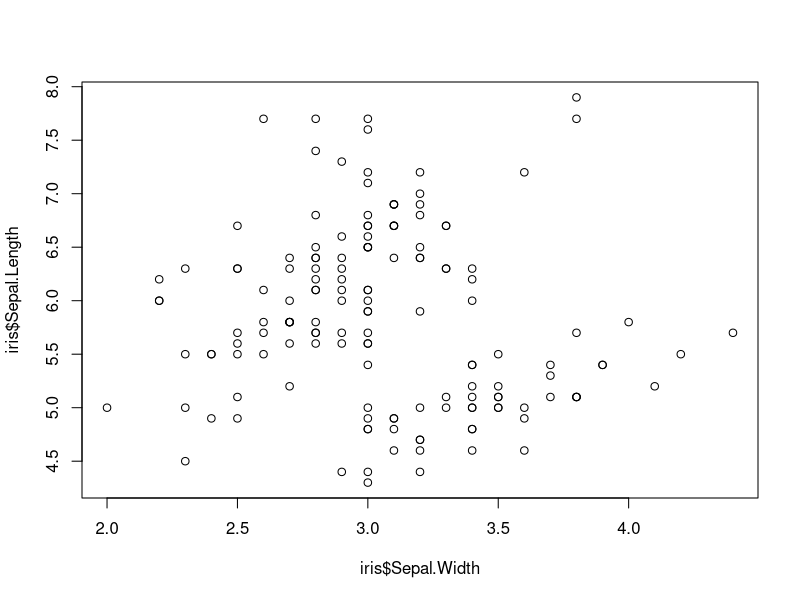
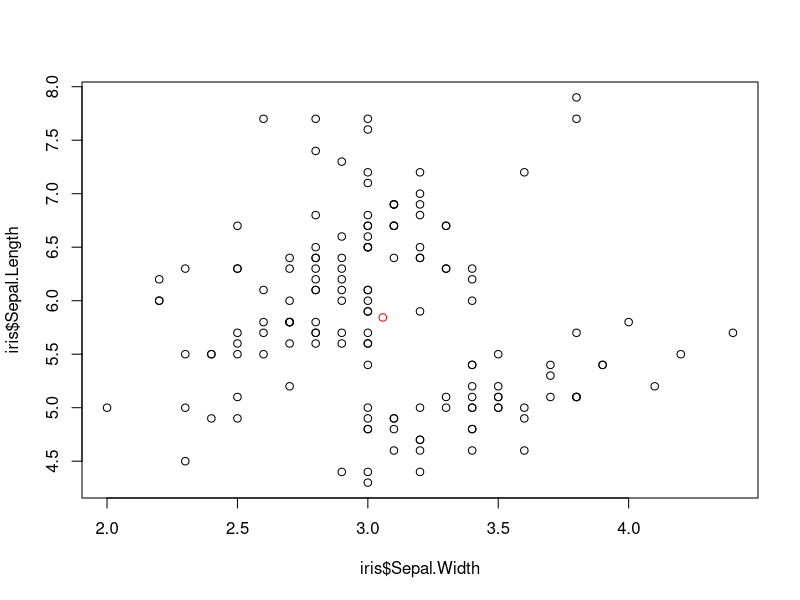
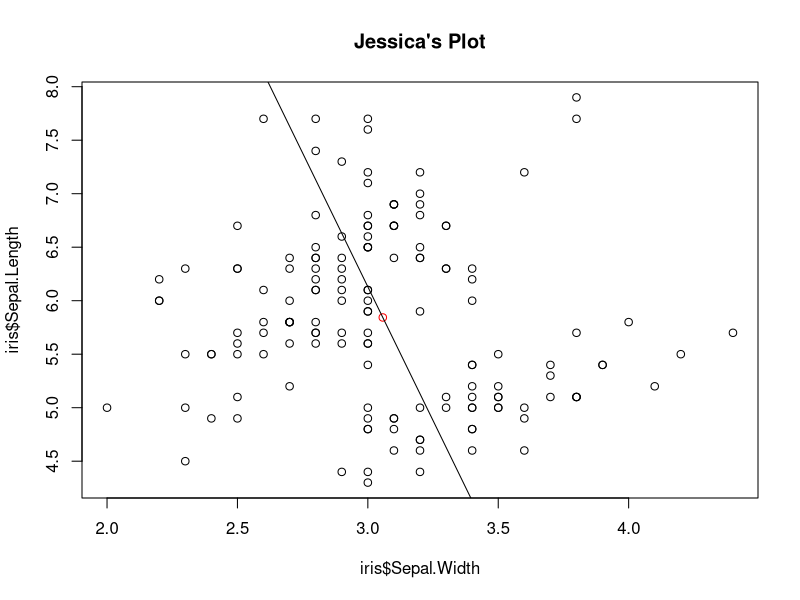

The R script that drew these images, in order:
data(iris)
head(iris)
iris$Sepal.Width
mean(iris$Sepal.Length)
sd(iris$Sepal.Width)
plot(x = iris$Sepal.Width, y = iris$Sepal.Length)
data_center_x = mean(iris$Sepal.Width)
data_center_y = mean(iris$Sepal.Length)
c(data_center_x, data_center_y)
plot(x = iris$Sepal.Width, y = iris$Sepal.Length)
points(x = data_center_x, y = data_center_y, col = "red")
line_point_slope = function(x, x1, y1, slope)
{
  get_y_intercept = 
    function(x1, y1, slope) 
      return(-(x1 * slope) + y1)
  
  linear = 
    function(x, yint, slope) 
      return(yint + x * slope)
  
  return(linear(x, get_y_intercept(x1, y1, slope), slope))
}
line_point_slope(2,4,4,-2)
plot(x = iris$Sepal.Width, y = iris$Sepal.Length)
points(x = data_center_x, y = data_center_y, col = "red")
curve(
  line_point_slope(
    x, 
    data_center_x, 
    data_center_y,
    -5
    ), 
  add = TRUE)
title(main="Jessica's Plot")
